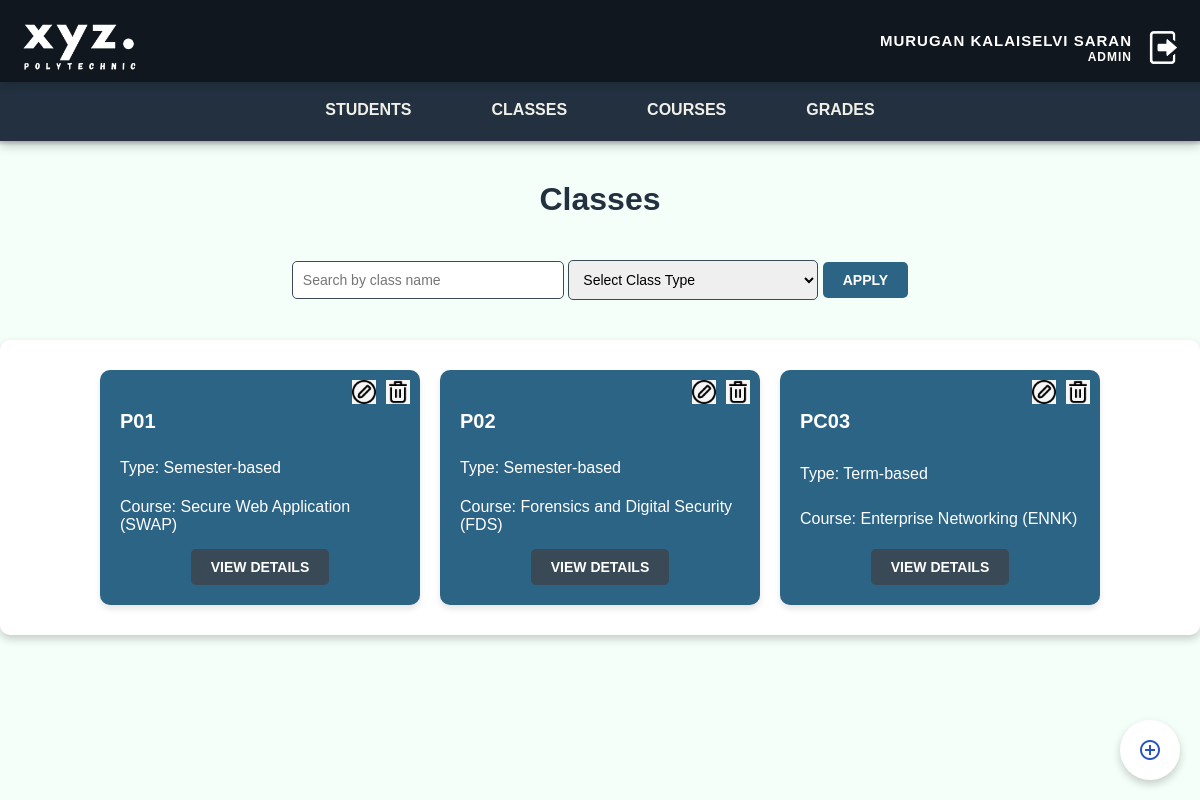
/classes.php (signed in), run on an earlier commit of the app's database.
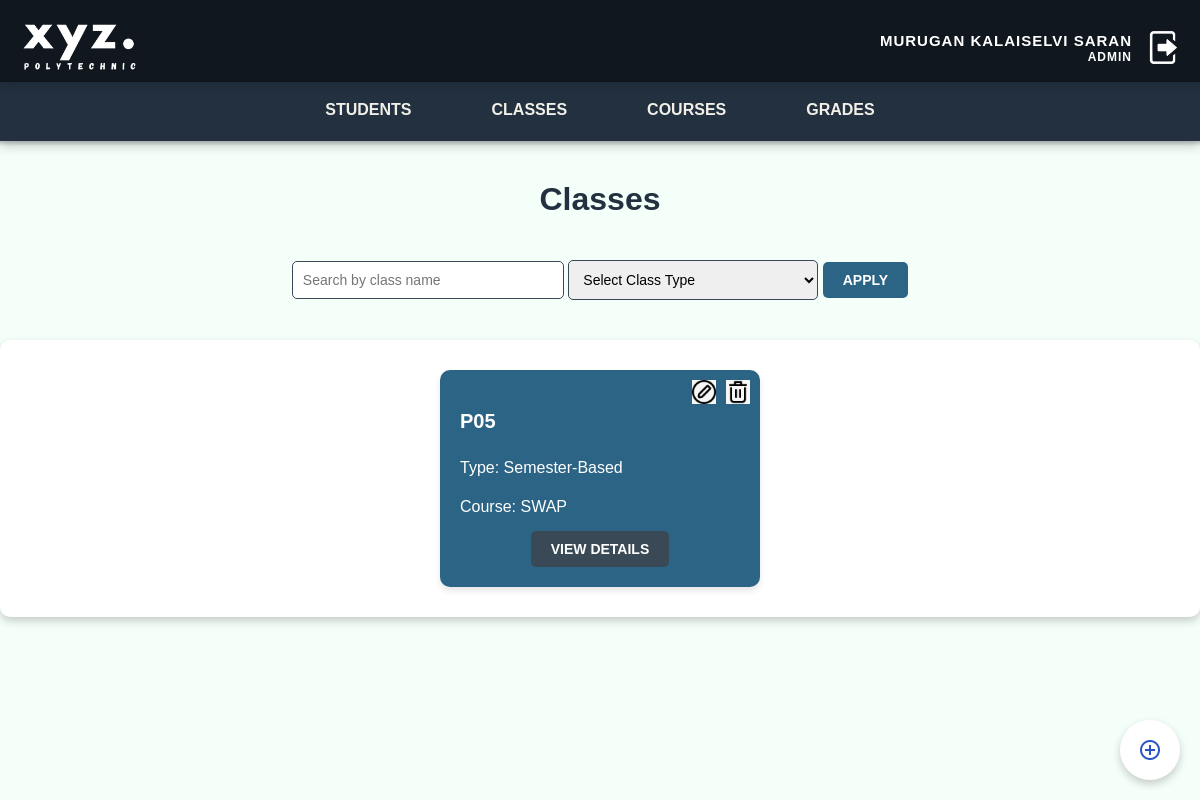
And on a later commit of the database.
### tables this page shows
CREATE TABLE `class` (
  `class_id` int(11) NOT NULL,
  `class_name` varchar(50) NOT NULL,
  `class_type` varchar(50) NOT NULL,
  `faculty_id` int(11) NOT NULL,
  `course_id` int(11) NOT NULL
);

CREATE TABLE `course` (
  `course_id` int(11) NOT NULL,
  `course_name` varchar(100) NOT NULL,
  `course_code` varchar(20) NOT NULL,
  `start_date` date NOT NULL,
  `end_date` date NOT NULL,
  `status_id` int(11) DEFAULT NULL,
  `department_id` int(11) NOT NULL
);

### classes.php (the view, shortened to what this page needs)
<?php
include 'db_connection.php';
$search_term = filter_input(INPUT_POST, 'search', FILTER_SANITIZE_STRING) ?? '';
$query = "
    SELECT
        c.class_id,
        c.class_name,
        c.class_type,
        co.course_name
    FROM class c
    LEFT JOIN course co ON c.course_id = co.course_id
    WHERE c.class_name LIKE ?
";
$params = ["%$search_term%"];
$stmt = $conn->prepare($query);
$bind_types = str_repeat('s', count($params));
$stmt->bind_param($bind_types, ...$params);
$stmt->execute();
$result = $stmt->get_result();
?>
<!DOCTYPE html>
<html lang="en">
<head>
    <link rel="stylesheet" href="css/classes.css">
</head>
<body>
    <?php include('admin_header.php'); ?>
    <div class="main-content">
        <h1>Classes</h1>
        <section class="filters">
            <form method="POST">
                <input type="text" name="search" placeholder="Search by class name" value="<?php echo htmlspecialchars($search_term); ?>">
                <select name="class_type">
                    <option value="">Select Class Type</option>
                </select>
                <button type="submit">Apply</button>
            </form>
        </section>
        <div class="classes-container">
            <div class="scrollable">
                <?php if ($result->num_rows > 0): ?>
                    <?php while ($row = $result->fetch_assoc()): ?>
                        <div class="class-card">
                            <div class="card-actions">
                                <form method="POST" action="editclass_form.php">
                                    <button type="submit" title="Edit">
                                        <img src="image/edit-button.jpeg" alt="Edit">
                                    </button>
                                </form>
                                <form method="POST" action="deleteclass.php" onsubmit="return confirm('Are you sure you want to delete this class? This action cannot be undone.')">
                                    <button type="submit" title="Delete">
                                        <img src="image/delete-button.jpeg" alt="Delete">
                                    </button>
                                </form>
                            </div>
                            <h3><?php echo htmlspecialchars($row['class_name']); ?></h3>
                            <p>Type: <?php echo htmlspecialchars($row['class_type']); ?></p>
                            <p>Course: <?php echo htmlspecialchars($row['course_name'] ?? 'N/A'); ?></p>
                            <div class="view-details">
                                <form method="POST" action="viewclass.php">
                                    <button type="submit" class="view-button">View Details</button>
                                </form>
                            </div>
                        </div>
                    <?php endwhile; ?>
                <?php else: ?>
                    <p>No classes found. Try modifying your search criteria.</p>
                <?php endif; ?>
            </div>
        </div>
        <div class="add-button-container">
            <a href="createclass_form.php" class="add-button">
                <img src="image/add_button.png" alt="Add Class">
            </a>
        </div>
    </div>
</body>
</html>

### admin_header.php (shortened to what this page needs)
<!DOCTYPE html>
<html lang="en">
<head>
    <link rel="stylesheet" href="css/admin_header.css">
</head>
<body>
    <header>
        <div class="logo">
            <img src="image/logo-main.png" alt="Logo">
        </div>
        <div class="user-info">
            <div class="profile">
                <div class="user-details">
                    <p class="user-name"><?php echo htmlspecialchars($_SESSION['session_name'] ?? 'Guest'); ?></p>
                    <p class="user-role">
                        <?php
                        switch ($_SESSION['session_roleid'] ?? '') {
                            case 1:
                                echo 'Admin';
                                break;
                        }
                        ?>
                    </p>
                </div>
            </div>
            <a href="logout.php">
                <img src="image/logout-button.png" alt="Logout" class="logout-button">
            </a>
        </div>
    </header>
    <nav class="navbar">
        <ul>
            <li><a href="student.php">Students</a></li>
            <li><a href="classes.php">Classes</a></li>
            <li><a href="courses.php">Courses</a></li>
            <li><a href="grades.php">Grades</a></li>
        </ul>
    </nav>
</body>
</html>

### css/classes.css (style rules this page uses)
body { font-family: Arial, sans-serif; background-color: #E7E8E7; margin: 0; padding: 0; }
.main-content { padding: 20px; display: flex; flex-direction: column; align-items: center; gap: 20px; }
.main-content h1 { font-size: 2rem; color: #22303F; text-align: center; }
.filters { display: flex; flex-wrap: wrap; gap: 15px; justify-content: center; align-items: center; width: 100%; max-width: 900px; margin-bottom: 20px; }
.filters input, .filters select { width: 250px; padding: 10px; border-radius: 5px; border: 1px solid #394A56; font-size: 14px; }
.filters button { padding: 10px 20px; background-color: #2C6485; color: white; border: none; border-radius: 5px; font-size: 14px; cursor: pointer; text-transform: uppercase; font-weight: bold; transition: background-color 0.3s ease-in-out; }
.classes-container { display: flex; justify-content: center; width: 100%; max-width: 1200px; border-radius: 10px; background-color: #FFFFFF; padding: 20px; box-shadow: 0 4px 8px rgba(0, 0, 0, 0.2); }
.scrollable { max-height: 400px; overflow-y: auto; display: flex; flex-wrap: wrap; gap: 20px; justify-content: center; padding: 10px; }
.class-card { background-color: #2C6485; color: #FFFFFF; border-radius: 10px; width: 280px; padding: 20px; text-align: left; box-shadow: 0 4px 6px rgba(0, 0, 0, 0.1); position: relative; transition: transform 0.2s ease-in-out; display: flex; flex-direction: column; justify-content: space-between; }
.class-card h3 { margin-bottom: 10px; font-size: 20px; font-weight: bold; text-transform: uppercase; }
.class-card p { margin-bottom: 5px; font-size: 16px; font-weight: normal; }
.card-actions { display: flex; justify-content: flex-end; gap: 10px; position: absolute; top: 10px; right: 10px; z-index: 2; }
.card-actions form { margin: 0; padding: 0; }
.card-actions button { background: none; border: none; padding: 0; cursor: pointer; transition: transform 0.2s ease-in-out; }
.card-actions img { width: 24px; height: 24px; display: inline-block; pointer-events: none; }
.class-card { position: relative; overflow: hidden; }
.view-details { margin-top: 10px; text-align: center; }
.view-details .view-button { padding: 10px 20px; background-color: #394A56; color: #FFFFFF; border: none; border-radius: 5px; font-size: 14px; font-weight: bold; text-transform: uppercase; cursor: pointer; transition: all 0.3s ease-in-out; }
.add-button { position: fixed; bottom: 20px; right: 20px; z-index: 1000; width: 60px; height: 60px; background-color: #FFFFFF; color: #FFFFFF; border-radius: 50%; display: flex; justify-content: center; align-items: center; box-shadow: 0 4px 8px rgba(0, 0, 0, 0.2); transition: all 0.3s ease-in-out; cursor: pointer; text-decoration: none; }
.add-button img { width: 24px; height: 24px; transition: transform 0.3s ease-in-out; }

What changed in the data, as far as the page shows it:
removed class: class_name "P01", class_type "Semester-based", course.course_name "Secure Web Application (SWAP)"
removed class: class_name "P02", class_type "Semester-based", course.course_name "Forensics and Digital Security (FDS)"
removed class: class_name "PC03", class_type "Term-based", course.course_name "Enterprise Networking (ENNK)"
added class: class_name "P05", class_type "Semester-Based", course.course_name "SWAP"
